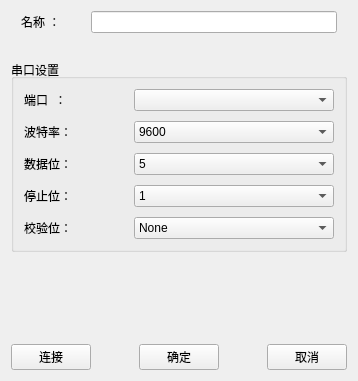
<?xml version="1.0" encoding="UTF-8"?>
<ui version="4.0">
 <class>newConnect</class>
 <widget class="QWidget" name="newConnect">
  <property name="geometry">
   <rect>
    <x>0</x>
    <y>0</y>
    <width>351</width>
    <height>381</height>
   </rect>
  </property>
  <property name="windowTitle">
   <string>新建连接</string>
  </property>
  <layout class="QVBoxLayout" name="verticalLayout">
   <item>
    <layout class="QHBoxLayout" name="horizontalLayout_2">
     <property name="spacing">
      <number>30</number>
     </property>
     <property name="leftMargin">
      <number>10</number>
     </property>
     <property name="rightMargin">
      <number>10</number>
     </property>
     <item>
      <widget class="QLabel" name="labelName">
       <property name="text">
        <string>名称 ：</string>
       </property>
      </widget>
     </item>
     <item>
      <widget class="QLineEdit" name="lineEditName"/>
     </item>
    </layout>
   </item>
   <item>
    <spacer name="verticalSpacer">
     <property name="orientation">
      <enum>Qt::Vertical</enum>
     </property>
     <property name="sizeType">
      <enum>QSizePolicy::Minimum</enum>
     </property>
     <property name="sizeHint" stdset="0">
      <size>
       <width>20</width>
       <height>20</height>
      </size>
     </property>
    </spacer>
   </item>
   <item>
    <widget class="QGroupBox" name="groupBox">
     <property name="enabled">
      <bool>true</bool>
     </property>
     <property name="sizePolicy">
      <sizepolicy hsizetype="Maximum" vsizetype="Preferred">
       <horstretch>0</horstretch>
       <verstretch>0</verstretch>
      </sizepolicy>
     </property>
     <property name="title">
      <string>串口设置</string>
     </property>
     <property name="alignment">
      <set>Qt::AlignLeading|Qt::AlignLeft|Qt::AlignVCenter</set>
     </property>
     <layout class="QGridLayout" name="gridLayout" columnminimumwidth="50,200">
      <property name="leftMargin">
       <number>10</number>
      </property>
      <property name="topMargin">
       <number>10</number>
      </property>
      <property name="rightMargin">
       <number>10</number>
      </property>
      <property name="bottomMargin">
       <number>10</number>
      </property>
      <property name="horizontalSpacing">
       <number>60</number>
      </property>
      <property name="verticalSpacing">
       <number>10</number>
      </property>
      <item row="0" column="0">
       <widget class="QLabel" name="labelPort">
        <property name="text">
         <string>端口  ：</string>
        </property>
       </widget>
      </item>
      <item row="0" column="1">
       <widget class="QComboBox" name="comboBoxPort"/>
      </item>
      <item row="1" column="0">
       <widget class="QLabel" name="labelBaud">
        <property name="text">
         <string>波特率：</string>
        </property>
       </widget>
      </item>
      <item row="1" column="1">
       <widget class="QComboBox" name="comboBoxBaud">
        <item>
         <property name="text">
          <string>9600</string>
         </property>
        </item>
        <item>
         <property name="text">
          <string>14400</string>
         </property>
        </item>
        <item>
         <property name="text">
          <string>19200</string>
         </property>
        </item>
        <item>
         <property name="text">
          <string>38400</string>
         </property>
        </item>
        <item>
         <property name="text">
          <string>115200</string>
         </property>
        </item>
       </widget>
      </item>
      <item row="2" column="0">
       <widget class="QLabel" name="labelData">
        <property name="text">
         <string>数据位：</string>
        </property>
       </widget>
      </item>
      <item row="2" column="1">
       <widget class="QComboBox" name="comboBoxData">
        <property name="currentText">
         <string>8</string>
        </property>
        <item>
         <property name="text">
          <string>5</string>
         </property>
        </item>
        <item>
         <property name="text">
          <string>6</string>
         </property>
        </item>
        <item>
         <property name="text">
          <string>7</string>
         </property>
        </item>
        <item>
         <property name="text">
          <string>8</string>
         </property>
        </item>
       </widget>
      </item>
      <item row="3" column="0">
       <widget class="QLabel" name="labelStop">
        <property name="text">
         <string>停止位：</string>
        </property>
       </widget>
      </item>
      <item row="3" column="1">
       <widget class="QComboBox" name="comboBoxStop">
        <item>
         <property name="text">
          <string>1</string>
         </property>
        </item>
        <item>
         <property name="text">
          <string>1.5</string>
         </property>
        </item>
        <item>
         <property name="text">
          <string>2</string>
         </property>
        </item>
       </widget>
      </item>
      <item row="4" column="0">
       <widget class="QLabel" name="labelCheck">
        <property name="text">
         <string>校验位：</string>
        </property>
       </widget>
      </item>
      <item row="4" column="1">
       <widget class="QComboBox" name="comboBoxCheck">
        <item>
         <property name="text">
          <string>None</string>
         </property>
        </item>
        <item>
         <property name="text">
          <string>Odd</string>
         </property>
        </item>
        <item>
         <property name="text">
          <string>Even</string>
         </property>
        </item>
        <item>
         <property name="text">
          <string>Mark</string>
         </property>
        </item>
       </widget>
      </item>
     </layout>
    </widget>
   </item>
   <item>
    <spacer name="verticalSpacer_2">
     <property name="orientation">
      <enum>Qt::Vertical</enum>
     </property>
     <property name="sizeHint" stdset="0">
      <size>
       <width>20</width>
       <height>92</height>
      </size>
     </property>
    </spacer>
   </item>
   <item>
    <layout class="QHBoxLayout" name="horizontalLayout">
     <item>
      <widget class="QPushButton" name="pushButtonConnect">
       <property name="text">
        <string>连接</string>
       </property>
      </widget>
     </item>
     <item>
      <spacer name="horizontalSpacer">
       <property name="orientation">
        <enum>Qt::Horizontal</enum>
       </property>
       <property name="sizeHint" stdset="0">
        <size>
         <width>40</width>
         <height>20</height>
        </size>
       </property>
      </spacer>
     </item>
     <item>
      <widget class="QPushButton" name="pushButtonOK">
       <property name="text">
        <string>确定</string>
       </property>
      </widget>
     </item>
     <item>
      <spacer name="horizontalSpacer_2">
       <property name="orientation">
        <enum>Qt::Horizontal</enum>
       </property>
       <property name="sizeHint" stdset="0">
        <size>
         <width>40</width>
         <height>20</height>
        </size>
       </property>
      </spacer>
     </item>
     <item>
      <widget class="QPushButton" name="pushButtonCancel">
       <property name="text">
        <string>取消</string>
       </property>
      </widget>
     </item>
    </layout>
   </item>
  </layout>
  <zorder>groupBox</zorder>
  <zorder>verticalSpacer</zorder>
  <zorder>verticalSpacer_2</zorder>
 </widget>
 <resources/>
 <connections/>
</ui>
